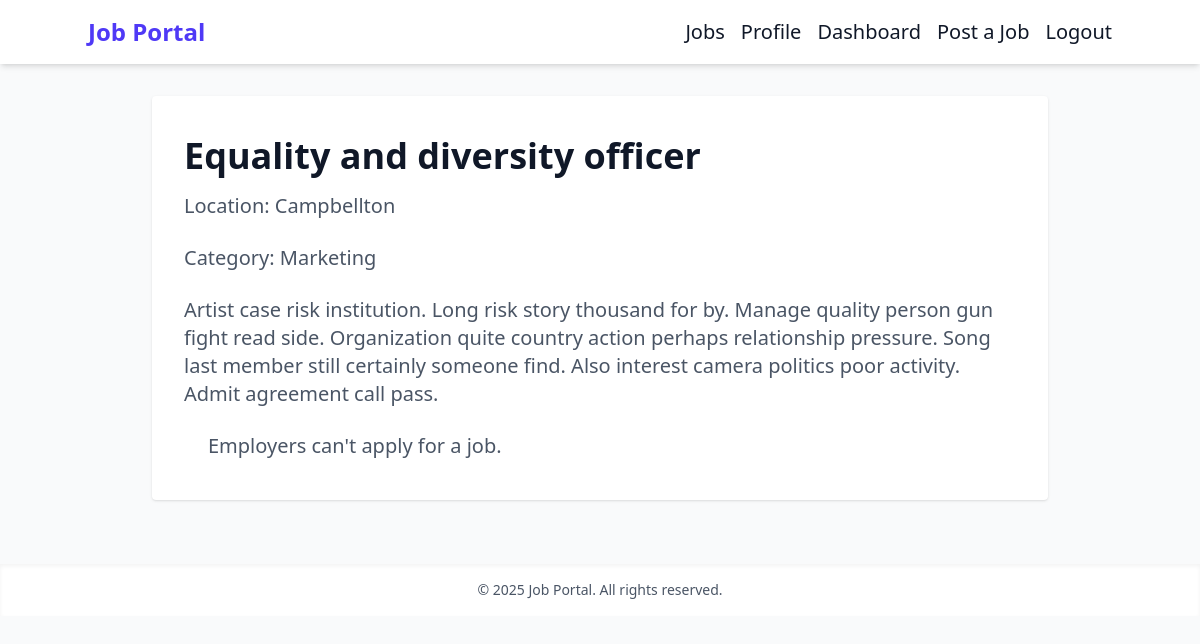
Page /jobs/3/ (signed in) on the committed database.
### jobs/models.py (models this page shows, shortened)
class Job(models.Model):
    employer = models.ForeignKey(settings.AUTH_USER_MODEL, on_delete=models.CASCADE)
    title = models.CharField(max_length=200)
    company = models.CharField(max_length=200)
    location = models.CharField(max_length=200)
    description = models.TextField()
    posted_at = models.DateTimeField(auto_now_add=True)
    category = models.ForeignKey(Category, on_delete=models.CASCADE)

class Category(models.Model):
    name = models.CharField(max_length=100, unique=True)
    def __str__(self):
        return self.name

### jobs/views.py (the view)
# urls.py: path('<int:job_id>/', views.job_detail, name='job_detail'),
@login_required
def job_detail(request, job_id):
    job = get_object_or_404(Job, id=job_id)
    can_apply = request.user.role == 'job_seeker'
    if request.method == 'POST' and can_apply:
        form = ApplicationForm(request.POST, request.FILES)
        if form.is_valid():
            application = form.save(commit=False)
            application.user = request.user
            application.job = job
            application.save()
            messages.success(request, 'You have successfully applied!')
            return redirect('job_detail', job_id=job.id)
    else:
        form = ApplicationForm()
    context = {
        'job': job,
        'form': form,
        'can_apply': can_apply
    }
    return render(request, 'jobs/job_detail.html', context)

### templates/jobs/job_detail.html (shortened to what this page needs)
{% extends 'base.html' %}
{% block content %}
<div class="max-w-4xl mx-auto bg-white rounded shadow p-8 space-y-6">
    <h2 class="text-4xl font-semibold mt-2 mb-4">{{ job.title }}</h2>
    <p class="text-xl text-gray-600 mt-4"><span class="font-medium">Location: </span>{{ job.location }}</p>
    <p class="text-xl text-gray-600 mt-4"><span class="font-medium">Category: </span>{{ job.category }}</p>
    <p class="text-xl text-gray-600 mt-4 mb-4">{{ job.description }}</p>
    {% if user.is_authenticated and user.role == 'job_seeker' %}
     <div class="flex justify-center">
        <a href="#" class="bg-indigo-600 text-xl text-white px-6 py-2 mt-6 mb-6 rounded hover:bg-indigo-700 transition">
        Apply Now
        </a>
    {% else %}
        <p class="text-xl text-gray-600 px-6 py-2">Employers can't apply for a job. </p>
    {% endif%}
</div>
{% endblock %}

### rows in the picture
Job: title "Equality and diversity officer", location "Campbellton", category "Marketing", description "Artist case risk institution. Long risk story thousand for by. Manage quality person gun fight read side. Organization quite country action perhaps relationship pressure. Song last member still certainly someone find. Also interest camera politics poor activity. Admit agreement call pass."
